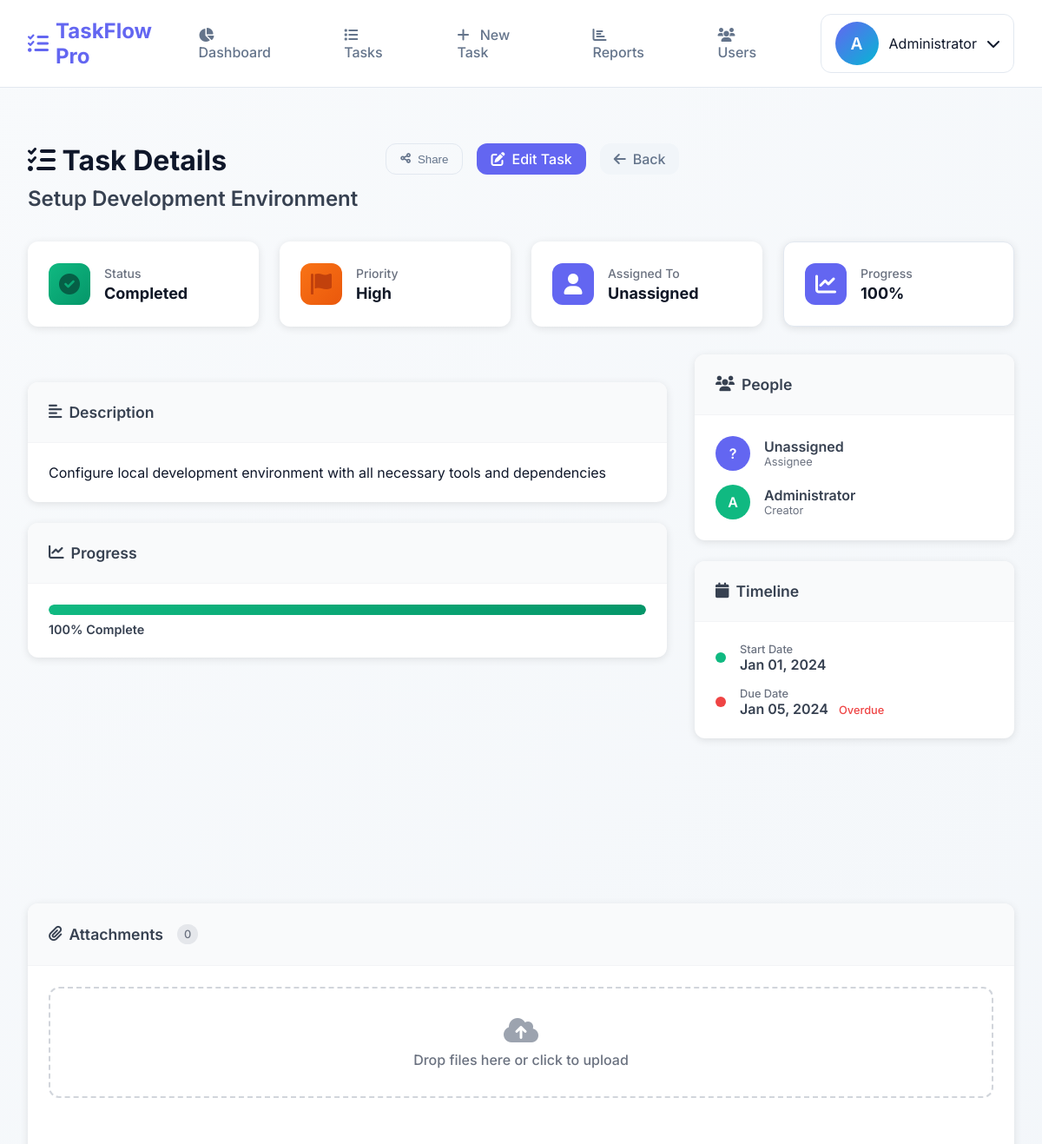
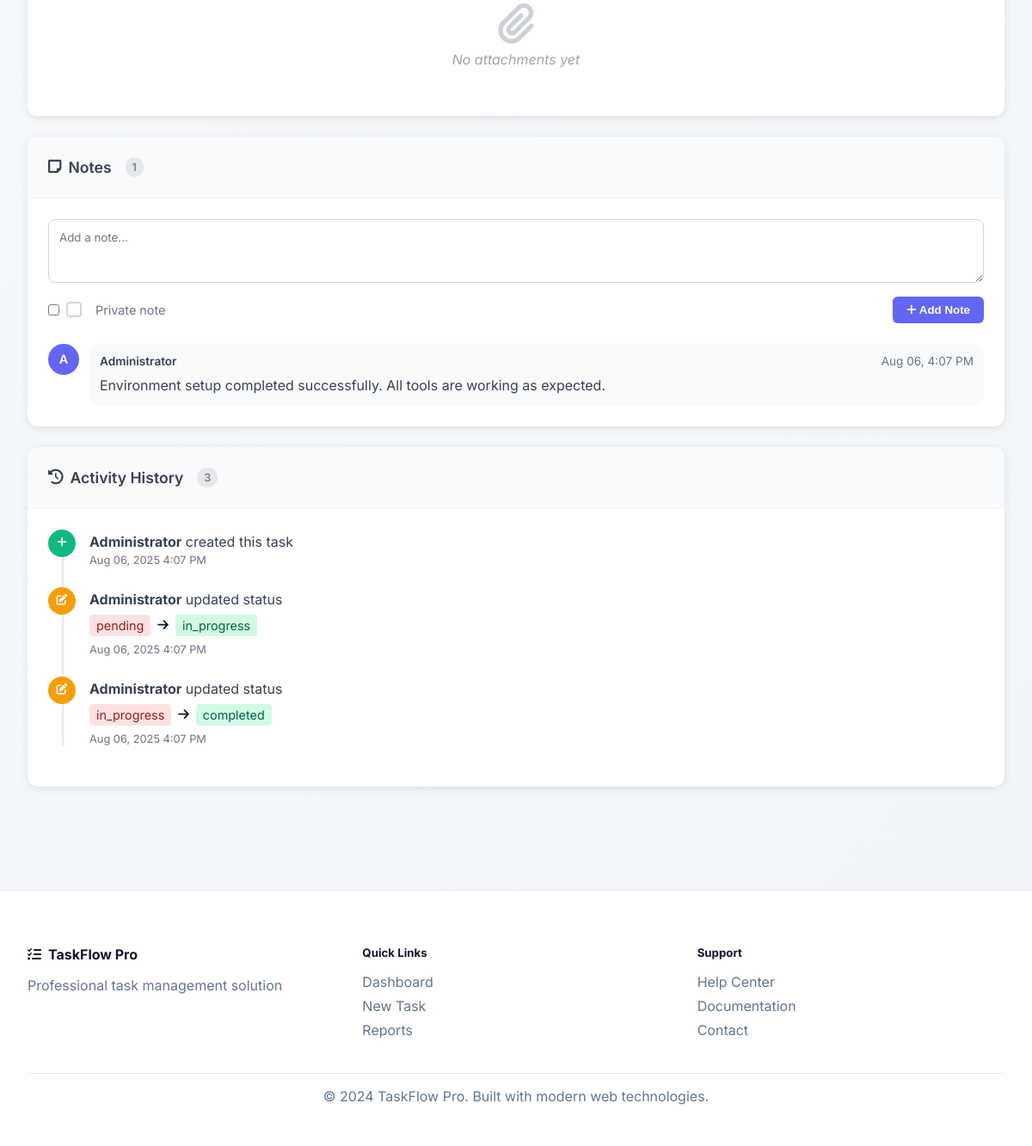
The page /index.php?action=task_details&id=1 (signed in) on the database its author committed (2 pictures, top to bottom).
### tables this page shows
CREATE TABLE tasks (
    id INT AUTO_INCREMENT PRIMARY KEY,
    title VARCHAR(200) NOT NULL,
    description TEXT,
    status ENUM('pending', 'in_progress', 'completed', 'cancelled') DEFAULT 'pending',
    priority ENUM('low', 'medium', 'high', 'urgent') DEFAULT 'medium',
    assigned_to INT,
    created_by INT NOT NULL,
    due_date DATE,
    start_date DATE,
    created_at TIMESTAMP DEFAULT CURRENT_TIMESTAMP,
    updated_at TIMESTAMP DEFAULT CURRENT_TIMESTAMP ON UPDATE CURRENT_TIMESTAMP,
    FOREIGN KEY (assigned_to) REFERENCES users(id),
    FOREIGN KEY (created_by) REFERENCES users(id)
);

CREATE TABLE users (
    id INT AUTO_INCREMENT PRIMARY KEY,
    username VARCHAR(50) UNIQUE NOT NULL,
    email VARCHAR(100) UNIQUE NOT NULL,
    password VARCHAR(255) NOT NULL,
    full_name VARCHAR(100) NOT NULL,
    role ENUM('admin', 'team_lead', 'member') DEFAULT 'member',
    status ENUM('active', 'inactive') DEFAULT 'active',
    created_at TIMESTAMP DEFAULT CURRENT_TIMESTAMP
);

CREATE TABLE IF NOT EXISTS task_notes (
    id INT AUTO_INCREMENT PRIMARY KEY,
    task_id INT NOT NULL,
    user_id INT NOT NULL,
    note TEXT NOT NULL,
    is_private TINYINT(1) DEFAULT 0,
    created_at TIMESTAMP DEFAULT CURRENT_TIMESTAMP,
    FOREIGN KEY (task_id) REFERENCES tasks(id) ON DELETE CASCADE,
    FOREIGN KEY (user_id) REFERENCES users(id) ON DELETE CASCADE
);

CREATE TABLE IF NOT EXISTS task_audit (
    id INT AUTO_INCREMENT PRIMARY KEY,
    task_id INT NOT NULL,
    user_id INT NOT NULL,
    action VARCHAR(50) NOT NULL,
    field_name VARCHAR(100),
    old_value TEXT,
    new_value TEXT,
    created_at TIMESTAMP DEFAULT CURRENT_TIMESTAMP,
    FOREIGN KEY (task_id) REFERENCES tasks(id) ON DELETE CASCADE,
    FOREIGN KEY (user_id) REFERENCES users(id) ON DELETE CASCADE
);

### models/Task.php (called while the page is built, shortened)
<?php
class Task {
    public function __construct($db) {
        $this->conn = $db;
    }
}
?>

### models/TaskEnhanced.php (called while the page is built, shortened)
<?php
require_once 'Task.php';
class TaskEnhanced extends Task {
    public function getById($id) {
        $query = "SELECT t.*,
                         u1.full_name as assigned_name,
                         u2.full_name as creator_name
                  FROM tasks t
                  LEFT JOIN users u1 ON t.assigned_to = u1.id
                  LEFT JOIN users u2 ON t.created_by = u2.id
                  WHERE t.id = ?";
        $stmt = $this->conn->prepare($query);
        $stmt->bindParam(1, $id);
        $stmt->execute();
        return $stmt->fetch(PDO::FETCH_ASSOC);
    }
    public function getNotes($task_id, $user_id = null) {
        if ($user_id) {
            $query = "SELECT n.*, u.full_name as author_name FROM task_notes n
                      JOIN users u ON n.user_id = u.id
                      WHERE n.task_id = ? AND (n.is_private = 0 OR n.user_id = ?)
                      ORDER BY n.created_at DESC";
            $stmt = $this->conn->prepare($query);
            $stmt->execute([$task_id, $user_id]);
        } else {
            $query = "SELECT n.*, u.full_name as author_name FROM task_notes n
                      JOIN users u ON n.user_id = u.id
                      WHERE n.task_id = ? AND n.is_private = 0
                      ORDER BY n.created_at DESC";
            $stmt = $this->conn->prepare($query);
            $stmt->execute([$task_id]);
        }
        return $stmt->fetchAll(PDO::FETCH_ASSOC);
    }
    public function getAttachments($task_id) {
        $query = "SELECT a.*, u.full_name as uploader_name FROM task_attachments a
                  JOIN users u ON a.uploaded_by = u.id
                  WHERE a.task_id = ? ORDER BY a.created_at DESC";
        $stmt = $this->conn->prepare($query);
        $stmt->execute([$task_id]);
        return $stmt->fetchAll(PDO::FETCH_ASSOC);
    }
    public function getAuditLog($task_id) {
        $query = "SELECT a.*, u.full_name as user_name FROM task_audit a
                  JOIN users u ON a.user_id = u.id
                  WHERE a.task_id = ? ORDER BY a.created_at DESC LIMIT 50";
        $stmt = $this->conn->prepare($query);
        $stmt->execute([$task_id]);
        return $stmt->fetchAll(PDO::FETCH_ASSOC);
    }
}
?>

### views/task_details_enhanced.php (the view, shortened to what this page needs)
<?php
require_once 'models/TaskEnhanced.php';
$task = new TaskEnhanced($db);
$taskData = $task->getById($_GET['id']);
$attachments = $task->getAttachments($_GET['id']);
$notes = $task->getNotes($_GET['id']);
$auditLog = $task->getAuditLog($_GET['id']);
include 'includes/header.php';
?>
<div class="header-section">
    <div class="page-header-content">
        <div class="page-title-section">
            <h1 class="page-title"><i class="fas fa-tasks"></i> Task Details</h1>
            <div class="task-title-display"><?php echo htmlspecialchars($taskData['title']); ?></div>
        </div>
        <div style="display: flex; gap: 1rem;">
            <button onclick="shareTask()" class="btn-modern btn-outline">
                <i class="fas fa-share-alt"></i> Share
            </button>
            <a href="index.php?action=edit_task&id=<?php echo $taskData['id']; ?>" class="btn-modern btn-primary">
                <i class="fas fa-edit"></i> Edit Task
            </a>
            <a href="index.php?action=tasks_list" class="btn-modern btn-secondary">
                <i class="fas fa-arrow-left"></i> Back
            </a>
        </div>
    </div>
</div>
<div class="task-overview-cards">
    <div class="overview-card status-card">
        <div class="card-icon status-<?php echo $taskData['status']; ?>">
            <i class="fas fa-<?php echo $taskData['status'] == 'completed' ? 'check-circle' : ($taskData['status'] == 'in_progress' ? 'spinner fa-spin' : 'clock'); ?>"></i>
        </div>
        <div class="card-content">
            <div class="card-label">Status</div>
            <div class="card-value"><?php echo ucfirst(str_replace('_', ' ', $taskData['status'])); ?></div>
        </div>
    </div>
    <div class="overview-card priority-card">
        <div class="card-icon priority-<?php echo $taskData['priority']; ?>">
            <i class="fas fa-flag"></i>
        </div>
        <div class="card-content">
            <div class="card-label">Priority</div>
            <div class="card-value"><?php echo ucfirst($taskData['priority']); ?></div>
        </div>
    </div>
    <div class="overview-card assignee-card">
        <div class="card-icon">
            <i class="fas fa-user"></i>
        </div>
        <div class="card-content">
            <div class="card-label">Assigned To</div>
            <div class="card-value"><?php echo $taskData['assigned_name'] ?: 'Unassigned'; ?></div>
        </div>
    </div>
    <div class="overview-card progress-card">
        <div class="card-icon">
            <i class="fas fa-chart-line"></i>
        </div>
        <div class="card-content">
            <div class="card-label">Progress</div>
            <div class="card-value">
                <?php
                $progress = 0;
                switch($taskData['status']) {
                    case 'completed': $progress = 100; break;
                }
                echo $progress; ?>%
            </div>
        </div>
    </div>
</div>
<div class="task-content-grid">
    <div class="main-content">
        <div class="content-card">
            <div class="card-header">
                <h3><i class="fas fa-align-left"></i> Description</h3>
            </div>
            <div class="card-body">
                <?php echo $taskData['description'] ? nl2br(htmlspecialchars($taskData['description'])) : '<em class="text-muted">No description provided</em>'; ?>
            </div>
        </div>
        <div class="content-card">
            <div class="card-header">
                <h3><i class="fas fa-chart-line"></i> Progress</h3>
            </div>
            <div class="card-body">
                <?php
                $progress = 0;
                switch($taskData['status']) {
                    case 'completed': $progress = 100; break;
                }
                ?>
                <div class="progress-container">
                    <div class="progress-bar-new">
                        <div class="progress-fill" style="width: <?php echo $progress; ?>%;"></div>
                    </div>
                    <span class="progress-text"><?php echo $progress; ?>% Complete</span>
                </div>
            </div>
        </div>
    </div>
    <div class="sidebar">
        <div class="content-card">
            <div class="card-header">
                <h3><i class="fas fa-users"></i> People</h3>
            </div>
            <div class="card-body">
                <div class="person-list">
                    <div class="person">
                        <div class="person-avatar"><?php echo $taskData['assigned_name'] ? strtoupper(substr($taskData['assigned_name'], 0, 1)) : '?'; ?></div>
                        <div class="person-info">
                            <div class="person-name"><?php echo $taskData['assigned_name'] ?: 'Unassigned'; ?></div>
                            <div class="person-role">Assignee</div>
                        </div>
                    </div>
                    <div class="person">
                        <div class="person-avatar creator"><?php echo strtoupper(substr($taskData['creator_name'], 0, 1)); ?></div>
                        <div class="person-info">
                            <div class="person-name"><?php echo $taskData['creator_name']; ?></div>
                            <div class="person-role">Creator</div>
                        </div>
                    </div>
                </div>
            </div>
        </div>
        <div class="content-card">
            <div class="card-header">
                <h3><i class="fas fa-calendar"></i> Timeline</h3>
            </div>
            <div class="card-body">
                <div class="timeline">
                    <?php if($taskData['start_date']): ?>
                    <div class="timeline-item">
                        <div class="timeline-dot start"></div>
                        <div class="timeline-content">
                            <div class="timeline-label">Start Date</div>
                            <div class="timeline-value"><?php echo date('M d, Y', strtotime($taskData['start_date'])); ?></div>
                        </div>
                    </div>
                    <?php endif; ?>
                    <?php if($taskData['due_date']): ?>
                    <div class="timeline-item <?php echo strtotime($taskData['due_date']) < time() ? 'overdue' : ''; ?>">
                        <div class="timeline-dot due"></div>
                        <div class="timeline-content">
                            <div class="timeline-label">Due Date</div>
                            <div class="timeline-value">
                                <?php echo date('M d, Y', strtotime($taskData['due_date'])); ?>
                                <?php if(strtotime($taskData['due_date']) < time()): ?>
                                    <span class="overdue-text">Overdue</span>
                                <?php endif; ?>
                            </div>
                        </div>
                    </div>
                    <?php endif; ?>
                </div>
            </div>
        </div>
    </div>
</div>
<div class="content-card">
    <div class="card-header">
        <h3><i class="fas fa-paperclip"></i> Attachments <span class="count-badge"><?php echo count($attachments); ?></span></h3>
    </div>
    <div class="card-body">
        <div class="upload-zone">
            <label for="attachment" class="upload-label">
                <i class="fas fa-cloud-upload-alt"></i>
                <span>Drop files here or click to upload</span>
            </label>
        </div>
        <?php if(count($attachments) > 0): ?>
        <div class="attachments-grid">
            <?php foreach($attachments as $attachment): ?>
            <div class="attachment-card">
                <div class="attachment-preview">
                    <i class="fas fa-file-alt"></i>
                </div>
                <div class="attachment-details">
                    <div class="attachment-name"><?php echo htmlspecialchars($attachment['original_name']); ?></div>
                    <div class="attachment-meta"><?php echo number_format($attachment['file_size'] / 1024, 1); ?> KB</div>
                </div>
                <div class="attachment-actions">
                    <a href="uploads/<?php echo $attachment['filename']; ?>" target="_blank" class="action-btn download">
                        <i class="fas fa-download"></i>
                    </a>
                    <button onclick="deleteAttachment(<?php echo $attachment['id']; ?>)" class="action-btn delete">
                        <i class="fas fa-trash"></i>
                    </button>
                </div>
            </div>
            <?php endforeach; ?>
        </div>
        <?php else: ?>
        <div class="empty-state">
            <i class="fas fa-paperclip"></i>
            <p>No attachments yet</p>
        </div>
        <?php endif; ?>
    </div>
</div>
<div class="content-card">
    <div class="card-header">
        <h3><i class="fas fa-sticky-note"></i> Notes <span class="count-badge"><?php echo count($notes); ?></span></h3>
    </div>
    <div class="card-body">
        <form id="noteForm" class="note-form">
            <textarea name="note" placeholder="Add a note..." class="note-input" rows="3" required></textarea>
            <div class="note-form-footer">
                <label class="checkbox-label">
                    <input type="checkbox" name="is_private">
                    <span class="checkmark"></span>
                    Private note
                </label>
                <button type="submit" class="btn-add-note">
                    <i class="fas fa-plus"></i> Add Note
                </button>
            </div>
        </form>
        <?php if(count($notes) > 0): ?>
        <div class="notes-timeline">
            <?php foreach($notes as $note): ?>
            <div class="note-bubble <?php echo $note['is_private'] ? 'private' : ''; ?>">
                <div class="note-avatar"><?php echo strtoupper(substr($note['author_name'], 0, 1)); ?></div>
                <div class="note-content-wrapper">
                    <div class="note-header-new">
                        <span class="note-author"><?php echo $note['author_name']; ?></span>
                        <span class="note-time"><?php echo date('M d, g:i A', strtotime($note['created_at'])); ?></span>
                    </div>
                    <div class="note-text"><?php echo nl2br(htmlspecialchars($note['note'])); ?></div>
                </div>
            </div>
            <?php endforeach; ?>
        </div>
        <?php endif; ?>
    </div>
</div>
<div class="content-card">
    <div class="card-header">
        <h3><i class="fas fa-history"></i> Activity History <span class="count-badge"><?php echo count($auditLog); ?></span></h3>
    </div>
    <div class="card-body">
        <?php if(count($auditLog) > 0): ?>
        <div class="activity-timeline">
            <?php foreach($auditLog as $log): ?>
            <div class="activity-item">
                <div class="activity-dot <?php echo $log['action']; ?>">
                    <i class="fas fa-<?php echo $log['action'] == 'created' ? 'plus' : ($log['action'] == 'updated' ? 'edit' : 'info'); ?>"></i>
                </div>
                <div class="activity-content">
                    <div class="activity-text">
                        <strong><?php echo $log['user_name']; ?></strong> <?php echo $log['action']; ?>
                        <?php if($log['field_name']): ?>
                            <?php echo $log['field_name']; ?>
                        <?php else: ?>
                            this task
                        <?php endif; ?>
                    </div>
                    <?php if($log['old_value'] && $log['new_value']): ?>
                    <div class="activity-change">
                        <span class="old-value"><?php echo htmlspecialchars($log['old_value']); ?></span>
                        <i class="fas fa-arrow-right"></i>
                        <span class="new-value"><?php echo htmlspecialchars($log['new_value']); ?></span>
                    </div>
                    <?php endif; ?>
                    <div class="activity-time"><?php echo date('M d, Y g:i A', strtotime($log['created_at'])); ?></div>
                </div>
            </div>
            <?php endforeach; ?>
        </div>
        <?php endif; ?>
    </div>
</div>
    </div>
<?php include 'includes/footer.php'; ?>

### rows shown on the page
tasks: title "Setup Development Environment", status "Completed", priority "High", status "100", description "Configure local development environment with all necessary tools and dependencies", created_by.full_name "A", created_by.full_name "Administrator", start_date "Jan 01, 2024", due_date "Jan 05, 2024"
task_notes: user.full_name "A", user.full_name "Administrator", created_at "Aug 06, 4:07 PM", note "Environment setup completed successfully. All tools are working as expected."
task_audit: user.full_name "Administrator", action "created", shows "this task", created_at "Aug 06, 2025 4:07 PM"
task_audit: user.full_name "Administrator", action "updated", field_name "status", old_value "pending", new_value "in_progress", created_at "Aug 06, 2025 4:07 PM"
task_audit: user.full_name "Administrator", action "updated", field_name "status", old_value "in_progress", new_value "completed", created_at "Aug 06, 2025 4:07 PM"

### other values the page prints
substr($_SESSION['full_name'], 0, 1) "A"
$_SESSION['full_name'] "Administrator"
$taskData['assigned_name'] ?: 'Unassigned' "Unassigned"
count($attachments) "0"
count($notes) "1"
count($auditLog) "3"
